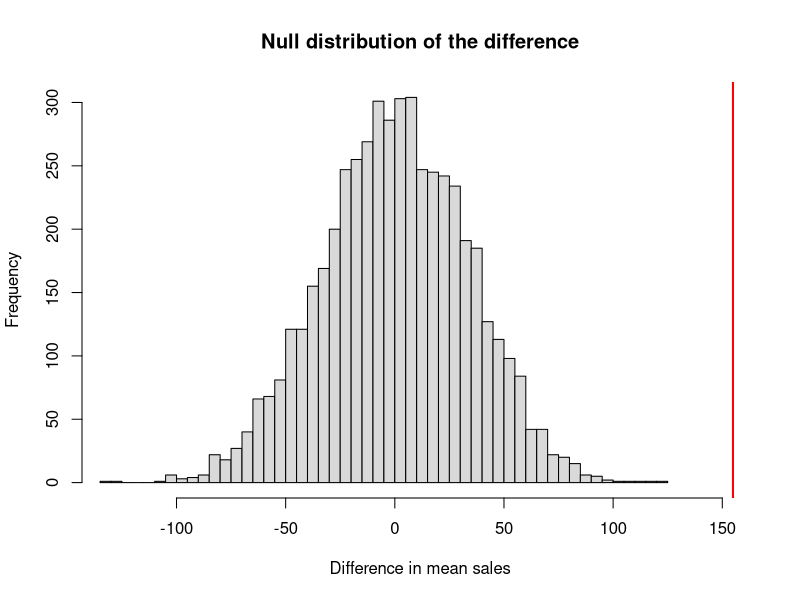

Recreate this plot in R.
## ---- chunk 1
knitr::opts_chunk$set(echo = TRUE, message = FALSE, warning = FALSE,
                      fig.width = 6.5, fig.height = 4, comment = "#>")
library(dplyr)
library(ggplot2)
## ---- chunk 2
set.seed(2026)

# ---- daily operations table ----
n_days <- 180
daily <- data.frame(date = seq(as.Date("2026-01-01"), by = "day", length.out = n_days))
daily$wday    <- factor(format(daily$date, "%a"),
                        levels = c("Mon","Tue","Wed","Thu","Fri","Sat","Sun"))
daily$weekend <- as.integer(daily$wday %in% c("Sat", "Sun"))
daily$temp    <- round(26 - 8 * (1:n_days) / n_days + rnorm(n_days, 0, 2), 1)
daily$promo   <- rbinom(n_days, 1, 0.4)
daily$ad_spend <- round(runif(n_days, 50, 300))
# true mechanism: sales = 900 + 2*ad + 150*promo + 180*weekend + 12*temp + noise
daily$sales     <- round(900 + 2 * daily$ad_spend + 150 * daily$promo +
                         180 * daily$weekend + 12 * daily$temp + rnorm(n_days, 0, 120))
daily$customers <- rpois(n_days, daily$sales / 8.5)

# ---- transaction table ----
menu <- data.frame(drink = c("Latte", "Flat White", "Cappuccino", "Cold Brew", "Tea"),
                   price = c(5.5, 5.0, 5.0, 6.0, 4.0))
n_tx <- 800
tx <- data.frame(id = 1:n_tx,
                 date = sample(daily$date, n_tx, replace = TRUE),
                 hour = sample(7:16, n_tx, replace = TRUE,
                               prob = c(.18, .16, .12, .08, .08, .12, .10, .07, .05, .04)))
tx$drink    <- sample(menu$drink, n_tx, replace = TRUE, prob = c(.30, .30, .15, .15, .10))
tx$loyalty  <- rbinom(n_tx, 1, 0.35)
tx$qty      <- 1 + rpois(n_tx, 0.2 + 0.5 * tx$loyalty)   # loyal customers buy more
tx$price    <- menu$price[match(tx$drink, menu$drink)]
tx$spend    <- tx$price * tx$qty
tx$wait_min <- round(rexp(n_tx, rate = 1/3), 2)

head(daily)
head(tx)
## ---- chunk 3
mu_pop <- mean(tx$spend); 
p_pop <- mean(tx$loyalty)    # parameters
set.seed(45)
smp <- tx[sample(nrow(tx), 50), ]                      # sample of n = 50
c(mu = mu_pop, xbar = mean(smp$spend))
c(p = p_pop,   phat = mean(smp$loyalty))
## ---- chunk 4
set.seed(42)
srs    <- sample(tx$spend, 100)                          # random sample
biased <- sample(tx$spend[tx$loyalty == 1], 100)         # members only
c(truth = mean(tx$spend), SRS = mean(srs), members_only = mean(biased))

# bias does not shrink with n
sapply(c(50, 100, 250), function(n) c(n = n, biased_mean = mean(sample(tx$spend[tx$loyalty == 1], n))))
## ---- chunk 5
set.seed(43)
sigma2 <- 4                                         # true variance
est <- replicate(20000, {
  x <- rnorm(10, 0, sqrt(sigma2))
  c(n_div = sum((x - mean(x))^2) / 10, n1_div = sum((x - mean(x))^2) / 9)
})
rowMeans(est)                                        # n-1 version averages to 4; n version to 3.6

x <- smp$spend
c(mean = mean(x), se = sd(x) / sqrt(length(x)))
## ---- chunk 6
x <- smp$spend; 
n <- length(x)
tcrit <- qt(0.975, df = n - 1)
ci <- mean(x) + c(-1, 1) * tcrit * sd(x) / sqrt(n)
ci
print("--------------------")
t.test(x)$conf.int                                   # same

# coverage simulation: does the procedure capture mu 95% of the time?
set.seed(44)
cover <- replicate(5000, {
  s <- sample(tx$spend, 50)
  ci <- mean(s) + c(-1, 1) * qt(.975, 49) * sd(s) / sqrt(50)
  ci[1] <= mean(tx$spend) && mean(tx$spend) <= ci[2]
})
cat("Coverage probability:", mean(cover))
## ---- chunk 7
hyp <- data.frame(
  question  = c("Promo raises mean daily sales", "Avg spend differs from $7", "Members are 35% of customers"),
  H0        = c("mu_promo = mu_none", "mu = 7", "p = 0.35"),
  H1        = c("mu_promo > mu_none", "mu != 7", "p != 0.35"),
  test      = c("two-sample t (one-sided)", "one-sample t", "proportion z / chi-sq"))
hyp

# the observed evidence for the first hypothesis
obs_diff <- mean(daily$sales[daily$promo == 1]) - mean(daily$sales[daily$promo == 0])
obs_diff
## ---- chunk 8
g1 <- daily$sales[daily$promo == 1]
g0 <- daily$sales[daily$promo == 0]
se <- sqrt(var(g1)/length(g1) + var(g0)/length(g0))
t_stat <- (mean(g1) - mean(g0)) / se
df <- se^4 / ((var(g1)/length(g1))^2/(length(g1)-1) + (var(g0)/length(g0))^2/(length(g0)-1))
c(t = t_stat, df = df, p_one_sided = 1 - pt(t_stat, df))
t.test(g1, g0, alternative = "greater")$p.value      # same

# simulation-based null distribution: shuffle promo labels
set.seed(46)
perm <- replicate(5000, { s <- sample(daily$promo)
                          mean(daily$sales[s == 1]) - mean(daily$sales[s == 0]) })
obs <- mean(g1) - mean(g0)
(sum(perm >= obs) + 1) / (length(perm) + 1)          # permutation p-value (never exactly 0)
hist(perm, breaks = 40, col = "grey85",
     xlim = range(c(perm, obs)),
     main = "Null distribution of the difference",
     xlab = "Difference in mean sales")
abline(v = obs, col = "red", lwd = 2)
## ---- chunk 9
# (a) one-sample
t.test(tx$spend, mu = 7)

# (b) two-sample
t.test(sales ~ promo, data = daily)

# (c) paired: waiting time before and after a faster machine, 8 matched weekdays
before <- c(3.9, 3.2, 4.1, 3.6, 4.4, 3.0, 3.8, 4.0)
after  <- c(3.1, 2.9, 3.5, 3.4, 3.7, 2.8, 3.3, 3.6)
print("------------------")

t.test(after, before, paired = TRUE)
t.test(after - before)$statistic                     # identical statistic
## ---- chunk 10
prop.test(c(260, 220), c(1000, 1000))                # two proportions

conv <- matrix(c(260, 740, 220, 780), 2, byrow = TRUE,
               dimnames = list(c("Exposed", "Control"), c("Bought", "No")))
chisq.test(conv, correct = FALSE)$statistic          # equals z^2 from the proportion test

# association: drink vs loyalty
tab <- table(tx$drink, tx$loyalty)
ct <- chisq.test(tab)
ct$expected                                          # E under independence
ct
